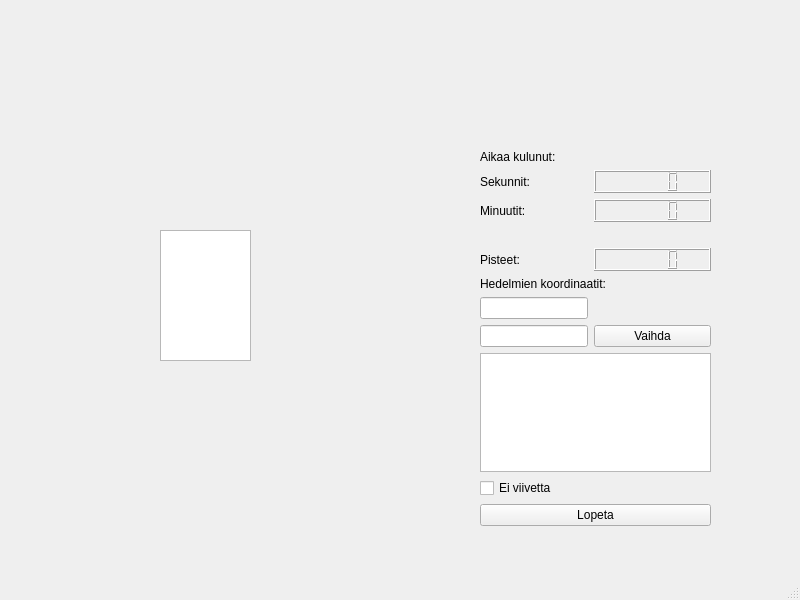
<?xml version="1.0" encoding="UTF-8"?>
<ui version="4.0">
 <class>MainWindow</class>
 <widget class="QMainWindow" name="MainWindow">
  <property name="geometry">
   <rect>
    <x>0</x>
    <y>0</y>
    <width>800</width>
    <height>600</height>
   </rect>
  </property>
  <property name="windowTitle">
   <string>MainWindow</string>
  </property>
  <widget class="QWidget" name="centralwidget">
   <widget class="QGraphicsView" name="graphicsView">
    <property name="geometry">
     <rect>
      <x>160</x>
      <y>230</y>
      <width>91</width>
      <height>131</height>
     </rect>
    </property>
   </widget>
   <widget class="QWidget" name="formLayoutWidget">
    <property name="geometry">
     <rect>
      <x>480</x>
      <y>150</y>
      <width>231</width>
      <height>376</height>
     </rect>
    </property>
    <layout class="QFormLayout" name="formLayout">
     <item row="1" column="0">
      <widget class="QLabel" name="label_7">
       <property name="text">
        <string>Aikaa kulunut:</string>
       </property>
      </widget>
     </item>
     <item row="2" column="0">
      <widget class="QLabel" name="label_5">
       <property name="text">
        <string>Sekunnit:    </string>
       </property>
      </widget>
     </item>
     <item row="2" column="1">
      <widget class="QLCDNumber" name="lcd_number_sekunit"/>
     </item>
     <item row="3" column="0">
      <widget class="QLabel" name="label_6">
       <property name="text">
        <string>Minuutit:</string>
       </property>
      </widget>
     </item>
     <item row="3" column="1">
      <widget class="QLCDNumber" name="lcd_number_minuutit"/>
     </item>
     <item row="4" column="0" colspan="2">
      <widget class="QLabel" name="label_2">
       <property name="text">
        <string/>
       </property>
      </widget>
     </item>
     <item row="5" column="0">
      <widget class="QLabel" name="label">
       <property name="text">
        <string>Pisteet:</string>
       </property>
      </widget>
     </item>
     <item row="5" column="1">
      <widget class="QLCDNumber" name="lcd_number_pisteet"/>
     </item>
     <item row="6" column="0" colspan="2">
      <widget class="QLabel" name="label_3">
       <property name="text">
        <string>Hedelmien koordinaatit:</string>
       </property>
      </widget>
     </item>
     <item row="7" column="0">
      <widget class="QLineEdit" name="line_edit_ensimmainen"/>
     </item>
     <item row="8" column="0">
      <widget class="QLineEdit" name="line_edit_toinen"/>
     </item>
     <item row="9" column="0" colspan="2">
      <widget class="QTextBrowser" name="text_browser_ohje"/>
     </item>
     <item row="8" column="1">
      <widget class="QPushButton" name="vaihda_hedelmat">
       <property name="text">
        <string>Vaihda</string>
       </property>
      </widget>
     </item>
     <item row="11" column="0" colspan="2">
      <widget class="QPushButton" name="push_button_close">
       <property name="text">
        <string>Lopeta</string>
       </property>
      </widget>
     </item>
     <item row="10" column="0" colspan="2">
      <widget class="QCheckBox" name="check_box_ei_viivetta">
       <property name="text">
        <string>Ei viivetta</string>
       </property>
      </widget>
     </item>
    </layout>
   </widget>
  </widget>
  <widget class="QMenuBar" name="menubar">
   <property name="geometry">
    <rect>
     <x>0</x>
     <y>0</y>
     <width>800</width>
     <height>25</height>
    </rect>
   </property>
  </widget>
  <widget class="QStatusBar" name="statusbar"/>
 </widget>
 <resources/>
 <connections>
  <connection>
   <sender>push_button_close</sender>
   <signal>clicked()</signal>
   <receiver>MainWindow</receiver>
   <slot>close()</slot>
   <hints>
    <hint type="sourcelabel">
     <x>747</x>
     <y>353</y>
    </hint>
    <hint type="destinationlabel">
     <x>715</x>
     <y>436</y>
    </hint>
   </hints>
  </connection>
 </connections>
</ui>
